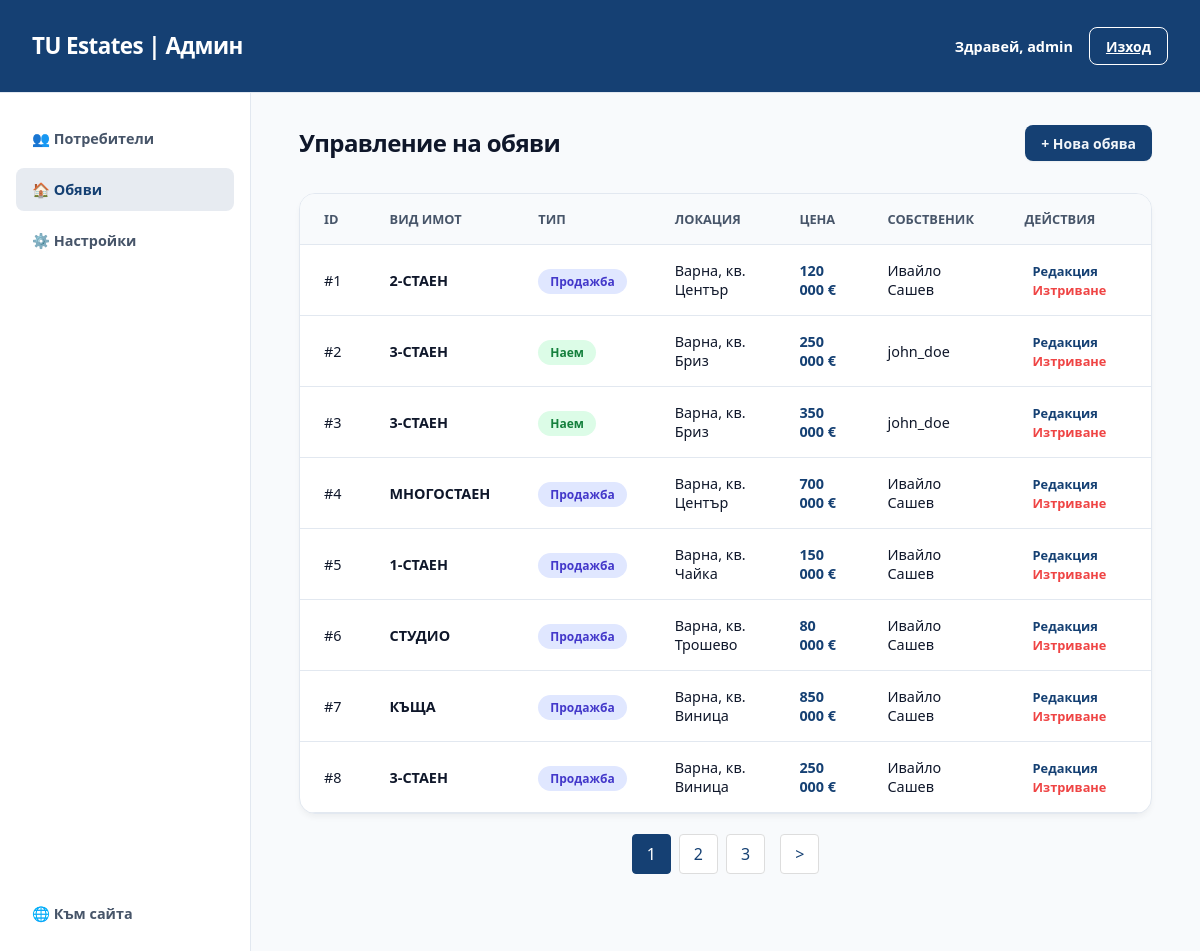
The app's page /index.php?action=admin_estates (signed in), older data.
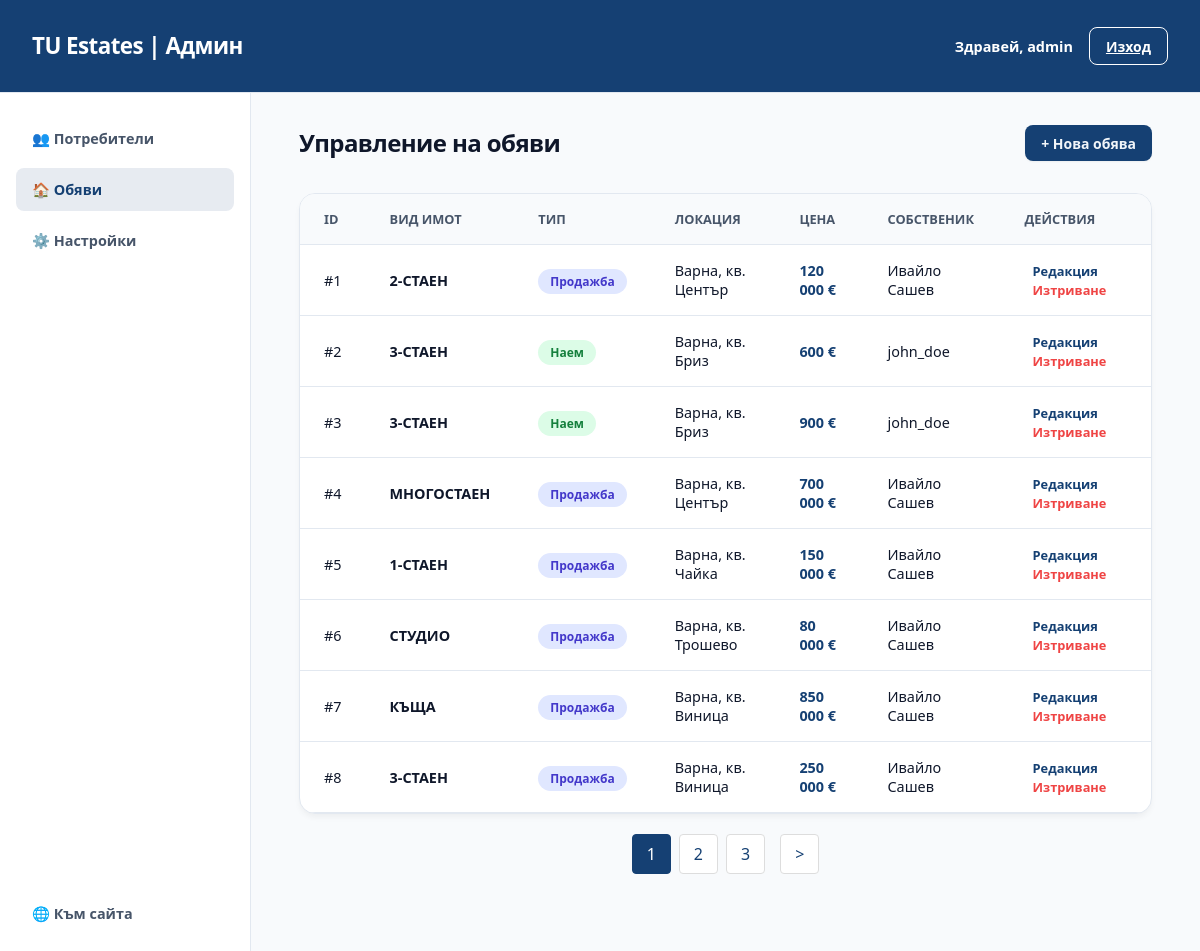
The same page, newer data.
### tables this page shows
CREATE TABLE
    IF NOT EXISTS estates (
        id INT AUTO_INCREMENT PRIMARY KEY,
        region_id INT NOT NULL,
        city_id INT NOT NULL,
        neighborhood_id INT NOT NULL,
        estate_address VARCHAR(255) NOT NULL,
        estate_type_id INT,
        rooms INT NOT NULL,
        area DECIMAL(10, 2) NOT NULL,
        floor INT NOT NULL,
        exposure_type VARCHAR(255) NOT NULL,
        description TEXT,
        listing_type_id INT NOT NULL,
        price DECIMAL(10, 2) NOT NULL,
        owner_id INT NOT NULL,
        creation_date DATE NOT NULL,
        expiration_date DATE NOT NULL,
        status_id INT NOT NULL,
        FOREIGN KEY (estate_type_id) REFERENCES estate_types (id),
        FOREIGN KEY (city_id) REFERENCES cities (id),
        FOREIGN KEY (neighborhood_id) REFERENCES neighborhoods (id),
        FOREIGN KEY (owner_id) REFERENCES users (id),
        FOREIGN KEY (listing_type_id) REFERENCES listing_types (id),
        FOREIGN KEY (status_id) REFERENCES estate_status (id)
    );

CREATE TABLE
    IF NOT EXISTS estate_types (
        id INT AUTO_INCREMENT PRIMARY KEY,
        type_name VARCHAR(255) NOT NULL,
        category_id INT NOT NULL,
        FOREIGN KEY (category_id) REFERENCES estate_categories (id)
    );

CREATE TABLE
    IF NOT EXISTS listing_types (
        id INT AUTO_INCREMENT PRIMARY KEY,
        type_name VARCHAR(255) NOT NULL
    );

CREATE TABLE
    IF NOT EXISTS cities (
        id INT AUTO_INCREMENT PRIMARY KEY,
        region_id INT NOT NULL,
        city_name_bg VARCHAR(255) NOT NULL,
        city_name_en VARCHAR(255) NOT NULL,
        FOREIGN KEY (region_id) REFERENCES regions (id)
    );

CREATE TABLE
    IF NOT EXISTS neighborhoods (
        id INT AUTO_INCREMENT PRIMARY KEY,
        city_id INT NOT NULL,
        neighborhood_name_bg VARCHAR(255) NOT NULL,
        neighborhood_name_en VARCHAR(255) NOT NULL,
        FOREIGN KEY (city_id) REFERENCES cities (id)
    );

CREATE TABLE
    IF NOT EXISTS users (
        id INT AUTO_INCREMENT PRIMARY KEY,
        username VARCHAR(255) NOT NULL,
        email VARCHAR(255) NOT NULL UNIQUE,
        phone VARCHAR(50) NULL,
        image VARCHAR(255) NULL,
        description TEXT NULL,
        password VARCHAR(255) NOT NULL,
        user_type_id INT NOT NULL,
        FOREIGN KEY (user_type_id) REFERENCES user_types (id)
    );

### src/controllers/EstateController.php (called while the page is built, shortened)
<?php
class EstateController
{
    public static function getAllEstates(): array
    {
        $db = Database::getInstance();
        $query = "
            SELECT
                e.id,
                c.city_name_bg AS city_name,
                n.neighborhood_name_bg AS neighborhood_name,
                e.estate_address,
                et.type_name AS estate_type,
                e.rooms, e.area, e.floor,
                e.exposure_type,
                e.description,
                lt.type_name AS listing_type,
                e.price,
                u.username AS owner_name,
                e.creation_date,
                e.expiration_date,
                s.status_name,(
            SELECT ei.image_path
            FROM estate_images ei
            WHERE ei.estate_id = e.id
            AND ei.is_primary = 1
            LIMIT 1
        ) AS primary_image
            FROM estates e
            LEFT JOIN cities c ON e.city_id=c.id
            LEFT JOIN neighborhoods n ON e.neighborhood_id=n.id
            LEFT JOIN estate_types et ON e.estate_type_id=et.id
            LEFT JOIN listing_types lt ON e.listing_type_id=lt.id
            LEFT JOIN users u ON e.owner_id=u.id
            LEFT JOIN estate_status s ON e.status_id=s.id
        ";
        $stmt = $db->prepare($query);
        $stmt->execute();
        return $stmt->fetchAll(PDO::FETCH_OBJ);
    }
}

### src/views/admin_estates.php (the view, shortened to what the changed rows need)
<!DOCTYPE html>
<html lang="bg">
<head>
    <link rel="stylesheet" href="style.css">
</head>
<body style="background-color: var(--search-light);">
    <header style="background-color: var(--tu_blue_primary); color: white; padding: 1rem 2rem; display: flex; justify-content: space-between; align-items: center; z-index: 100;">
        <div class="logo_group" style="color: white;">
            <h1 class="heading_primary" style="color: white; margin: 0;">TU Estates | Админ</h1>
        </div>
    </header>
    <div class="admin_layout">
        <main class="admin_main">
            <div style="display: flex; justify-content: space-between; align-items: center; margin-bottom: 2rem;">
                <h2 class="section_title">Управление на обяви</h2>
            </div>
            <div class="table_container">
                <table class="admin_table">
                    <thead>
                        <tr>
                            <th>ID</th>
                            <th>Вид Имот</th>
                            <th>Тип</th>
                            <th>Локация</th>
                            <th>Цена</th>
                            <th>Собственик</th>
                            <th>Действия</th>
                        </tr>
                    </thead>
                    <tbody>
                        <?php
                        $estates = EstateController::getAllEstates();
                        if (empty($estates)): ?>
                            <tr>
                                <td colspan="7" style="text-align: center; padding: 2rem;">Няма намерени обяви.</td>
                            </tr>
                            <?php else:
                            foreach ($estates as $estate):
                                $typeClass = ($estate->listing_type === 'Продажба') ? 'badge-broker' : 'badge-user';
                            ?>
                                <tr>
                                    <td>#<?= htmlspecialchars($estate->id) ?></td>
                                    <td style="font-weight: 600;"><?= htmlspecialchars($estate->estate_type ?? 'Неизвестен') ?></td>
                                    <td><span class="badge <?= $typeClass ?>"><?= htmlspecialchars($estate->listing_type ?? '-') ?></span></td>
                                    <td><?= htmlspecialchars($estate->city_name ?? '') ?>, кв. <?= htmlspecialchars($estate->neighborhood_name ?? '') ?></td>
                                    <td style="font-weight: 700; color: var(--tu_blue_primary);">
                                        <?= number_format($estate->price, 0, ',', ' ') ?> €
                                    </td>
                                    <td><?= htmlspecialchars($estate->owner_name ?? 'Няма') ?></td>
                                    <td>
                                        <a href="index.php?action=admin_edit_estate&id=<?= $estate->id ?>" class="action_btn edit_btn" style="text-decoration: none;">Редакция</a>
                                        <a href="index.php?action=admin_delete_estate&id=<?= $estate->id ?>" class="action_btn delete_btn" style="text-decoration: none;" onclick="return confirm('Сигурни ли сте, че искате да изтриете тази обява?');">Изтриване</a>
                                    </td>
                                </tr>
                        <?php
                            endforeach;
                        endif;
                        ?>
                    </tbody>
                </table>
            </div>
        </main>
    </div>
</body>
</html>

Row changes from the older to the newer data that the page shows:
changed estates id 2: price "250 000" → "600"
changed estates id 3: price "350 000" → "900"
